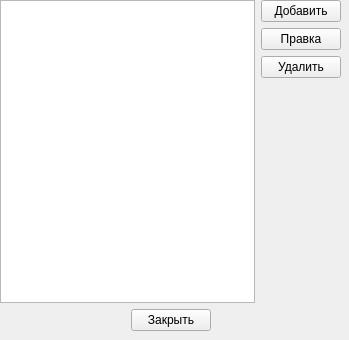
<?xml version="1.0" encoding="UTF-8"?>
<ui version="4.0">
 <class>Form</class>
 <widget class="QWidget" name="Form">
  <property name="geometry">
   <rect>
    <x>0</x>
    <y>0</y>
    <width>349</width>
    <height>340</height>
   </rect>
  </property>
  <property name="windowTitle">
   <string>Form</string>
  </property>
  <widget class="QWidget" name="verticalLayoutWidget_2">
   <property name="geometry">
    <rect>
     <x>0</x>
     <y>0</y>
     <width>341</width>
     <height>331</height>
    </rect>
   </property>
   <layout class="QVBoxLayout" name="verticalLayout_2">
    <item>
     <layout class="QHBoxLayout" name="horizontalLayout">
      <item>
       <widget class="QTextEdit" name="textEdit"/>
      </item>
      <item>
       <layout class="QVBoxLayout" name="verticalLayout">
        <item>
         <widget class="QPushButton" name="pushButton">
          <property name="text">
           <string>Добавить</string>
          </property>
         </widget>
        </item>
        <item>
         <widget class="QPushButton" name="pushButton_2">
          <property name="text">
           <string>Правка</string>
          </property>
         </widget>
        </item>
        <item>
         <widget class="QPushButton" name="pushButton_3">
          <property name="text">
           <string>Удалить</string>
          </property>
         </widget>
        </item>
        <item>
         <spacer name="verticalSpacer">
          <property name="orientation">
           <enum>Qt::Vertical</enum>
          </property>
          <property name="sizeHint" stdset="0">
           <size>
            <width>20</width>
            <height>40</height>
           </size>
          </property>
         </spacer>
        </item>
       </layout>
      </item>
     </layout>
    </item>
    <item>
     <layout class="QHBoxLayout" name="horizontalLayout_2">
      <item>
       <spacer name="horizontalSpacer">
        <property name="orientation">
         <enum>Qt::Horizontal</enum>
        </property>
        <property name="sizeHint" stdset="0">
         <size>
          <width>40</width>
          <height>20</height>
         </size>
        </property>
       </spacer>
      </item>
      <item>
       <widget class="QPushButton" name="pushButton_4">
        <property name="text">
         <string>Закрыть</string>
        </property>
       </widget>
      </item>
      <item>
       <spacer name="horizontalSpacer_2">
        <property name="orientation">
         <enum>Qt::Horizontal</enum>
        </property>
        <property name="sizeHint" stdset="0">
         <size>
          <width>40</width>
          <height>20</height>
         </size>
        </property>
       </spacer>
      </item>
     </layout>
    </item>
   </layout>
  </widget>
 </widget>
 <resources/>
 <connections/>
</ui>
